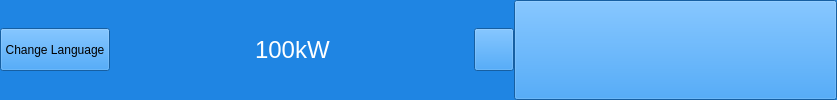
          <widget class="QWidget" name="State_Bar" native="true">
           <property name="sizePolicy">
            <sizepolicy hsizetype="Expanding" vsizetype="Expanding">
             <horstretch>0</horstretch>
             <verstretch>0</verstretch>
            </sizepolicy>
           </property>
           <property name="minimumSize">
            <size>
             <width>0</width>
             <height>0</height>
            </size>
           </property>
           <property name="maximumSize">
            <size>
             <width>16777215</width>
             <height>16777215</height>
            </size>
           </property>
           <property name="styleSheet">
            <string notr="true">background-color: rgb(31, 133, 227);</string>
           </property>
           <layout class="QGridLayout" name="gridLayout_2">
            <property name="leftMargin">
             <number>0</number>
            </property>
            <property name="topMargin">
             <number>0</number>
            </property>
            <property name="rightMargin">
             <number>0</number>
            </property>
            <property name="bottomMargin">
             <number>0</number>
            </property>
            <property name="spacing">
             <number>0</number>
            </property>
            <item row="0" column="0">
             <widget class="QPushButton" name="ChangeLanguage_btn">
              <property name="sizePolicy">
               <sizepolicy hsizetype="Preferred" vsizetype="Fixed">
                <horstretch>0</horstretch>
                <verstretch>0</verstretch>
               </sizepolicy>
              </property>
              <property name="minimumSize">
               <size>
                <width>110</width>
                <height>43</height>
               </size>
              </property>
              <property name="maximumSize">
               <size>
                <width>133</width>
                <height>16777215</height>
               </size>
              </property>
              <property name="styleSheet">
               <string notr="true"/>
              </property>
              <property name="text">
               <string>Change Language</string>
              </property>
             </widget>
            </item>
            <item row="0" column="3">
             <spacer name="horizontalSpacer_10">
              <property name="orientation">
               <enum>Qt::Horizontal</enum>
              </property>
              <property name="sizeType">
               <enum>QSizePolicy::Preferred</enum>
              </property>
              <property name="sizeHint" stdset="0">
               <size>
                <width>144</width>
                <height>20</height>
               </size>
              </property>
             </spacer>
            </item>
            <item row="0" column="2">
             <widget class="QLabel" name="UI_captye">
              <property name="sizePolicy">
               <sizepolicy hsizetype="Fixed" vsizetype="Preferred">
                <horstretch>0</horstretch>
                <verstretch>0</verstretch>
               </sizepolicy>
              </property>
              <property name="font">
               <font>
                <pointsize>18</pointsize>
               </font>
              </property>
              <property name="cursor">
               <cursorShape>ArrowCursor</cursorShape>
              </property>
              <property name="styleSheet">
               <string notr="true">color: rgb(255, 255, 255);</string>
              </property>
              <property name="text">
               <string>100kW</string>
              </property>
             </widget>
            </item>
            <item row="0" column="4">
             <widget class="QPushButton" name="Alarm_Button">
              <property name="sizePolicy">
               <sizepolicy hsizetype="Expanding" vsizetype="Fixed">
                <horstretch>0</horstretch>
                <verstretch>0</verstretch>
               </sizepolicy>
              </property>
              <property name="maximumSize">
               <size>
                <width>50</width>
                <height>43</height>
               </size>
              </property>
              <property name="autoFillBackground">
               <bool>false</bool>
              </property>
              <property name="styleSheet">
               <string notr="true">border-image: url(:/new_ui/UI/Warning_1.png);</string>
              </property>
              <property name="text">
               <string/>
              </property>
              <property name="iconSize">
               <size>
                <width>64</width>
                <height>64</height>
               </size>
              </property>
             </widget>
            </item>
            <item row="0" column="1">
             <spacer name="horizontalSpacer_3">
              <property name="orientation">
               <enum>Qt::Horizontal</enum>
              </property>
              <property name="sizeType">
               <enum>QSizePolicy::Expanding</enum>
              </property>
              <property name="sizeHint" stdset="0">
               <size>
                <width>145</width>
                <height>20</height>
               </size>
              </property>
             </spacer>
            </item>
            <item row="0" column="5">
             <widget class="QPushButton" name="TimeSeting_btn">
              <property name="sizePolicy">
               <sizepolicy hsizetype="Fixed" vsizetype="Expanding">
                <horstretch>0</horstretch>
                <verstretch>0</verstretch>
               </sizepolicy>
              </property>
              <property name="minimumSize">
               <size>
                <width>323</width>
                <height>0</height>
               </size>
              </property>
              <property name="font">
               <font>
                <pointsize>20</pointsize>
               </font>
              </property>
              <property name="cursor">
               <cursorShape>ArrowCursor</cursorShape>
              </property>
              <property name="styleSheet">
               <string notr="true">color: rgb(255, 255, 255);</string>
              </property>
              <property name="text">
               <string/>
              </property>
              <property name="autoDefault">
               <bool>false</bool>
              </property>
             </widget>
            </item>
           </layout>
          </widget>
